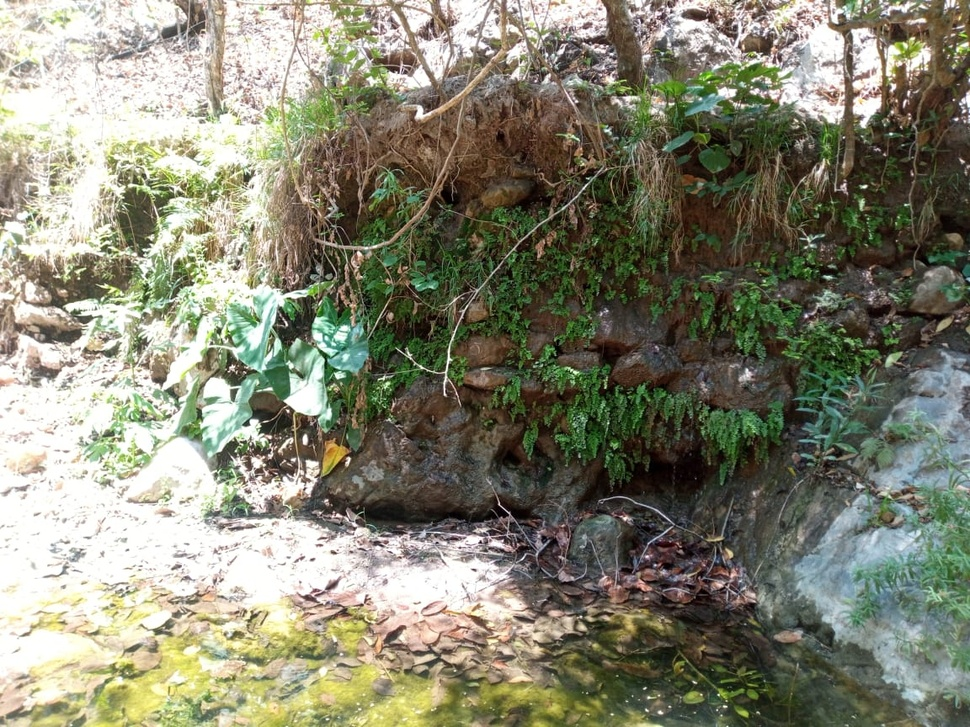
#> input picture imagen.jpg, 970 x 727 px, shrunk from 1152 x 864 before the run
$ python main.py
#> lines starting #> are read from the running program, lines starting #| are printed output that depends on the picture
import cv2


# read img
def read_img(url):
#> called with url = 'imagen.jpg'
    img = cv2.imread(url, 0)
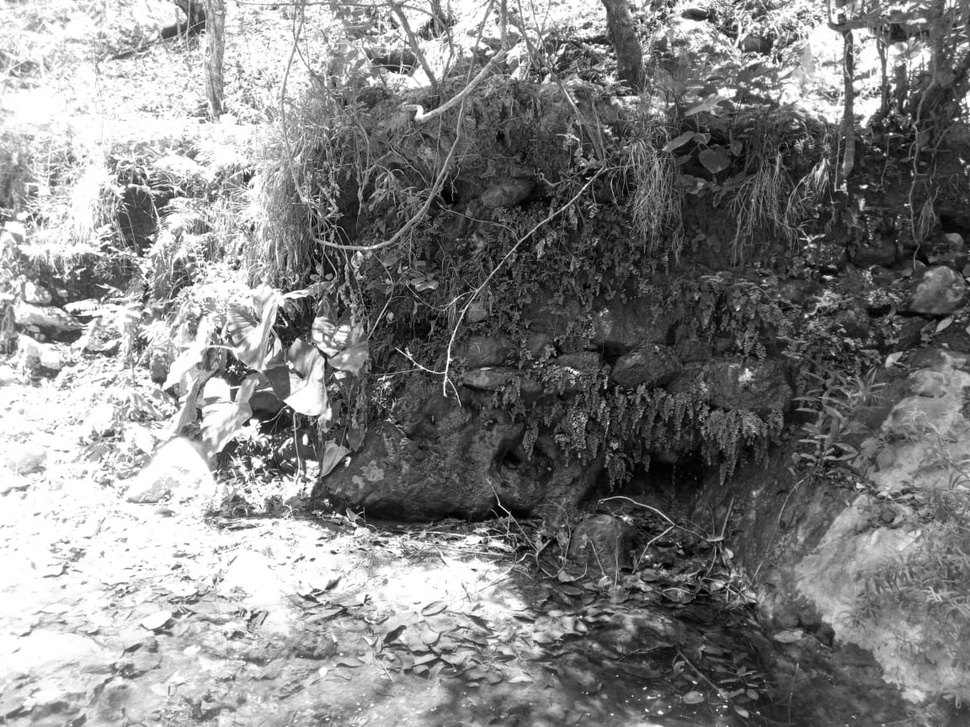
#> img: shape (727, 970); min 0, max 255, mean 130.7
    return img


# show imagen
def show_img(img):
    cv2.imshow('Imagen', img)
    cv2.waitKey(0)
    cv2.destroyAllWindows()


# Write a img
def write_img(img):
    cv2.imwrite('grises.jpg', img)


# main
def main():
    img = read_img('imagen.jpg')
    show_img(img)
    write_img(img)


if __name__ == '__main__':
    main()
